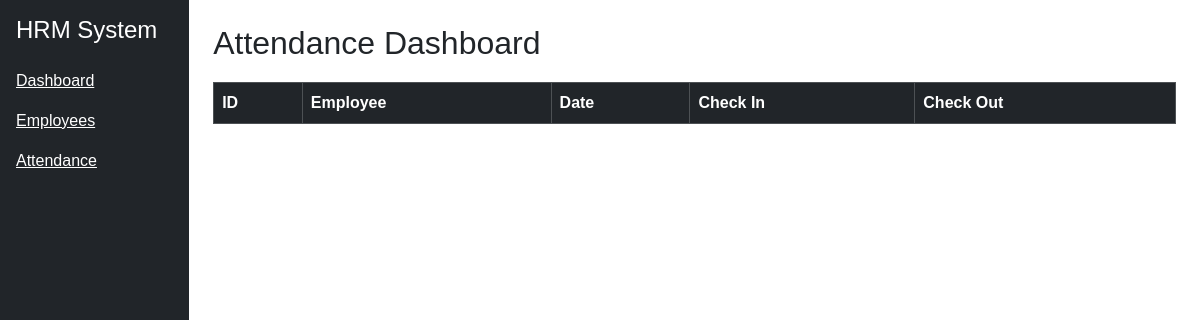
The page /attendance on the database as committed earlier.
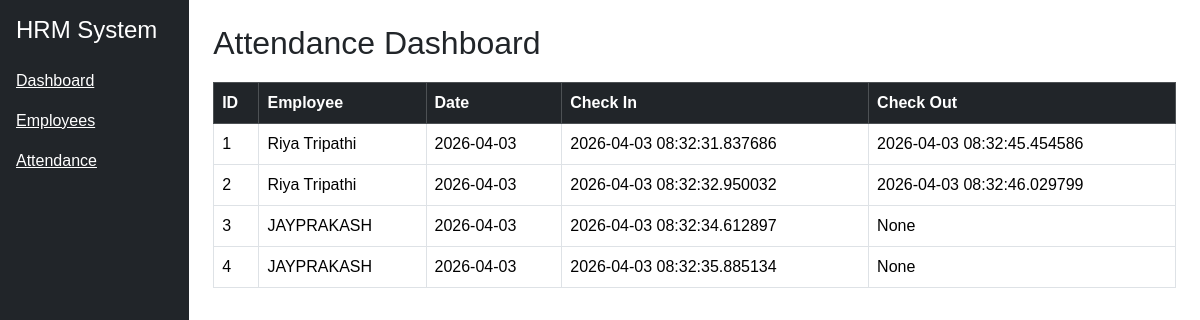
The same page on the database as committed later.
### models.py (models this page shows)
class Attendance(db.Model):
    att_id = db.Column(db.Integer, primary_key=True)
    emp_id = db.Column(db.Integer, db.ForeignKey('employee.emp_id'))
    employee = db.relationship('Employee')
    check_in = db.Column(db.DateTime, default=datetime.utcnow)
    check_out = db.Column(db.DateTime)
    date = db.Column(db.Date, default=datetime.utcnow)

class Employee(db.Model):
    emp_id = db.Column(db.Integer, primary_key=True)
    emp_name = db.Column(db.String(100))
    email = db.Column(db.String(120))
    phone = db.Column(db.String(20))
    department_id = db.Column(db.Integer, db.ForeignKey('department.dept_id'))
    department = db.relationship('Department')
    status = db.Column(db.String(50), default='active')

### routes/attendance_routes.py (the view)
@attendance_bp.route('/attendance')
def attendance():
    attendance = Attendance.query.all()
    return render_template("attendance.html", attendance=attendance)

### templates/attendance.html
{% extends "base.html" %}
{% block content %}
<h2>Attendance Dashboard</h2>
<table class="table table-bordered">
<thead class="table-dark">
<tr>
<th>ID</th>
<th>Employee</th>
<th>Date</th>
<th>Check In</th>
<th>Check Out</th>
</tr>
</thead>
<tbody>
{% for att in attendance %}
<tr>
<td>{{ att.att_id }}</td>
<td>{{ att.employee.emp_name }}</td>
<td>{{ att.date }}</td>
<td>{{ att.check_in }}</td>
<td>{{ att.check_out }}</td>
</tr>
{% endfor %}
</tbody>
</table>
{% endblock %}

### templates/base.html (shortened to what this page needs)
<!DOCTYPE html>
<html>
<head>
<link href="https://cdn.jsdelivr.net/npm/bootstrap@5.3.2/dist/css/bootstrap.min.css" rel="stylesheet">
</head>
<link rel="stylesheet" href="{{ url_for('static', filename='style.css') }}">
<body>
<div class="d-flex">
<div class="bg-dark text-white p-3" style="width:220px; height:100vh;">
<h4 class="mb-4">HRM System</h4>
<a href="/" class="text-white d-block mb-3">Dashboard</a>
<a href="/employees" class="text-white d-block mb-3">Employees</a>
<a href="/attendance" class="text-white d-block mb-3">Attendance</a>
</div>
<div class="p-4 w-100">
{% block content %}
{% endblock %}
</div>
</div>
</body>
</html>

### static/style.css (style rules this page uses)
body { font-family: Arial, sans-serif; }
.table { background: white; }
h2 { margin-bottom: 20px; }

Rows that differ between the two databases and show on the page:
added Attendance: att_id "1", employee.emp_name "Riya Tripathi", date "2026-04-03", check_in "2026-04-03 08:32:31.837686", check_out "2026-04-03 08:32:45.454586"
added Attendance: att_id "2", employee.emp_name "Riya Tripathi", date "2026-04-03", check_in "2026-04-03 08:32:32.950032", check_out "2026-04-03 08:32:46.029799"
added Attendance: att_id "3", employee.emp_name "JAYPRAKASH", date "2026-04-03", check_in "2026-04-03 08:32:34.612897", check_out "None"
added Attendance: att_id "4", employee.emp_name "JAYPRAKASH", date "2026-04-03", check_in "2026-04-03 08:32:35.885134", check_out "None"
